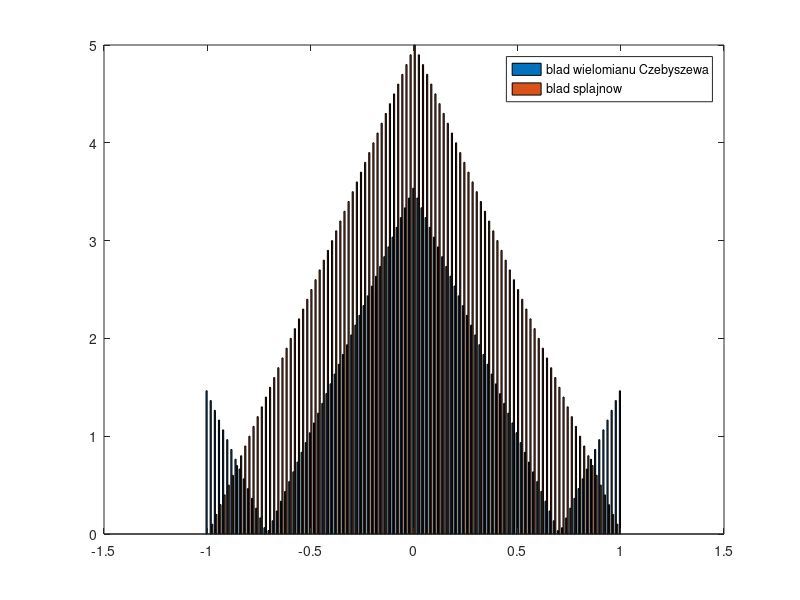

The MATLAB source for this figure:
n=1; a=-1;b=1;step1=(b-a)/n;x=a:step1:b;y=abs(5*x);for i=0:n xc(i+1)=cos((2*i+1)*pi/(2*n+2)); end;yc=abs(5*xc);step2=(b-a)/100;xt=a:step2:b;wnc=polyfit(xc,yc,n);ywnc=polyval(wnc,xt);ysp=spline(x,y,xt);for i=1:101 error(i,1)=abs(ywnc(i)-abs(5*xt(i)));error(i,2)=abs(ysp(i)-abs(5*xt(i))); end;bar(xt,error);legend('blad wielomianu Czebyszewa','blad splajnow');